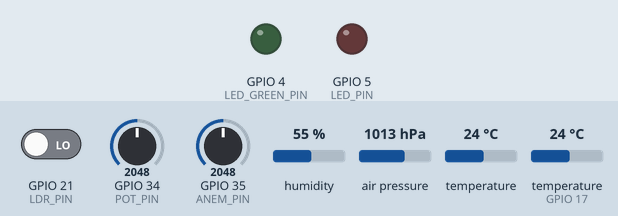
The sketch below on a simulated ESP32. Parts: output pins drawn as LEDs (lit = HIGH). Inputs (shaded band) come from the test bench; at power-on: GPIO 34 (POT_PIN) = 2048, GPIO 21 (LDR_PIN) LOW, GPIO 35 (ANEM_PIN) = 2048, humidity 55 %, air pressure 1013 hPa, temperature 24 °C, temperature (sensor on GPIO 17) 24 °C. WiFi joins after 1.5 s; servers stay silent unless stated; what the sketch prints to the serial monitor is not drawn.

Above: at 2.7 s.
2.8 s: GPIO 34 (POT_PIN) set to 3163
At 6.2 s:
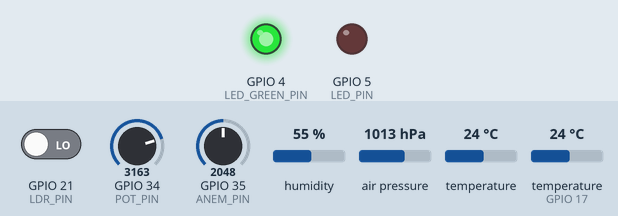
6.5 s: GPIO 34 (POT_PIN) set to 3233
At 11.4 s:
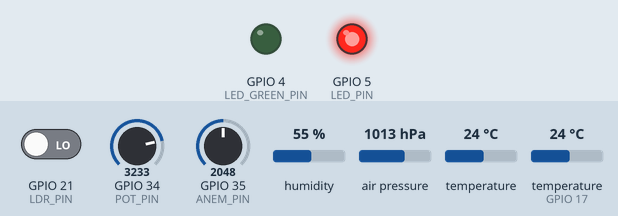
Timing chart, 0 to 12.9 s (numbered marks = the images above; inputs shaded):
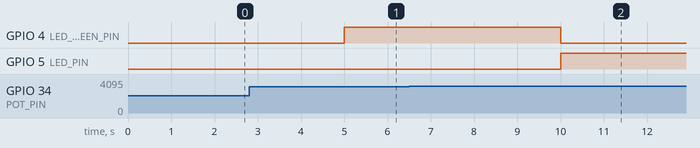

The sketch:

app.ino
```cpp
#include <Arduino.h>
#include <WiFiClient.h>
#include <ArduinoJson.h>
#include <Adafruit_BMP085.h>
#include <Wire.h>

Adafruit_BMP085 sensorPressaoAtm;

#include "AICSSBMP10.hpp"
#include "AICSSDHT.hpp"
#include "AICSSPotentiometerCAPACITIVO.hpp"
#include "AICSSPotentiometerANEMOMETRO.hpp"
#include "AICSSLDR.hpp"
#include "AICSSLEDS.hpp"
#include "AICSSWiFi.hpp"

// WiFi configs
AICSSWiFi::Config wifiConfig = {
    wifiConfig.ssid = "Wokwi-GUEST",
    wifiConfig.password = "",
    wifiConfig.channel = 6};

// Servidor (endpoint) python
const char* serverHost = "host.wokwi.internal";
const uint16_t serverPort = 5000;

// BMP (configurações)
#define SDAPIN 18
#define SCLPIN 19
AICSSBMP10::BMP sensorBMP;

// DHT (configurações)
#define DHTPIN 17
#define DHTMODEL DHT22
AICSSDHT::Sensor sensorDHT;

// Potenciômetro (configurações)
#define POT_PIN 34
AICSSPotentiometerCAPACITIVO::Potentiometer sensorPot;

// ANEMÔMETRO (configurações)
#define ANEM_PIN 35
AICSSPotentiometerANEMOMETRO::Potentiometer sensorAnem;

// LDR
#define LDR_PIN 21
AICSSLDR::Sensor sensorLDR;

// RED LED
#define LED_PIN 5
AICSSLED::LED ledRED;

// GREEN LED
#define LED_GREEN_PIN 4
AICSSLED::LED ledGREEN;

// Controle temporal
const int INTERVALO = 5000; // 5 segundos para enviar medições
uint64_t ultimoEnvio = 0;

void setup() {
    Serial.begin(115200);

    AICSSLED::inicializar(ledRED, LED_PIN);
    AICSSLED::inicializar(ledGREEN, LED_GREEN_PIN);
    AICSSDHT::inicializar(sensorDHT, DHTPIN, DHTMODEL);
    AICSSPotentiometerCAPACITIVO::inicializar(sensorPot, POT_PIN);
    AICSSPotentiometerANEMOMETRO::inicializar(sensorAnem, ANEM_PIN);
    AICSSBMP10::inicializar(sensorBMP, SDAPIN, SCLPIN);
    AICSSLDR::inicializar(sensorLDR, LDR_PIN);
    AICSSWiFi::conectar(wifiConfig);

    Serial.println("Serviço WebSocket ESP32 iniciado! Envio a cada 5 segundos");
}

void controlarLeds(const AICSSPotentiometerCAPACITIVO::AMBIENTE& solo) {

    if (solo.umidadeSolo >= 3200) {
        AICSSLED::ligar(ledRED);
        AICSSLED::desligar(ledGREEN);
    } else {
        AICSSLED::ligar(ledGREEN);
        AICSSLED::desligar(ledRED);
    }
}

void loop() {
    if (millis() - ultimoEnvio < INTERVALO) return;
    ultimoEnvio = millis();

    Serial.println("TENTANDO LOOP");

    WiFiClient client;

    auto solo = AICSSPotentiometerCAPACITIVO::coletar(sensorPot);
    controlarLeds(solo);

    auto m = AICSSDHT::coletar(sensorDHT);
    if (!m.valida) return;

    auto vento = AICSSPotentiometerANEMOMETRO::coletar(sensorAnem);
    if (!vento.valida) return;

    auto bmp = AICSSBMP10::coletar(sensorBMP);
    if (!bmp.valida) return;

    auto luz = AICSSLDR::coletar(sensorLDR);
    if (!luz.valida) return;

    Serial.printf(
        "T: %.2f U: %.2f IC: %.2f Solo: %d (%s) Vento: %d (%s) bmpt: %.2f Press: %.2f (%s) Luz: %d (%s)\n",
        m.temperatura,
        m.umidade,
        m.indiceCalor,
        solo.umidadeSolo,
        solo.situacao.c_str(),
        vento.velocidadeVento,
        vento.situacao.c_str(),
        bmp.temperatura,
        bmp.pressao,
        bmp.situacao.c_str(),
        luz.luminosidade,
        luz.situacao.c_str()
    );

    if (client.connect(serverHost, serverPort)) {
        JsonDocument doc;

        doc["temperatura"] = m.temperatura;
        doc["umidade"] = m.umidade;
        doc["indiceCalor"] = m.indiceCalor;
        doc["umidadeSolo"] = solo.umidadeSolo;
        doc["situacaoSolo"] = solo.situacao;
        doc["velocidadeVento"] = vento.velocidadeVento;
        doc["situacaoVento"] = vento.situacao;
        doc["temperaturaBMP"] = bmp.temperatura;
        doc["pressaoAtmosferica"] = bmp.pressao;
        doc["situacaoBMP"] = bmp.situacao;
        doc["luminosidade"] = luz.luminosidade;
        doc["situacaoLuz"] = luz.situacao;
        String payload;
        serializeJson(doc, payload);

        client.println(payload);
        Serial.println("Payload enviado");

        client.stop();
    }
}
```

AICSSBMP10.hpp
```cpp
#pragma once

#include <Arduino.h>
#include <Adafruit_BMP085.h>
#include <Wire.h>

namespace AICSSBMP10 {

    struct AMBIENTE {
        float temperatura;
        float pressao;
        float altitude;
        String situacao;
        bool valida;
    };

    struct BMP {
    };

    void inicializar(BMP& bmp, int sda, int scl) {
        Wire.begin(sda, scl);

        if (!sensorPressaoAtm.begin()) {
            Serial.println("Erro ao iniciar BMP");
        }
    }

    AMBIENTE coletar(BMP& bmp) {
    AMBIENTE bm;

    bm.temperatura = sensorPressaoAtm.readTemperature();
    bm.pressao     = sensorPressaoAtm.readPressure();
    bm.altitude    = sensorPressaoAtm.readAltitude();

    if (isnan(bm.temperatura) ||
        isnan(bm.pressao) ||
        isnan(bm.altitude)) {

        bm.valida = false;
        return bm;
    }

    if (bm.temperatura < -40 || bm.temperatura > 85 ||
        bm.pressao < 30000 || bm.pressao > 110000 ||
        bm.altitude < -500 || bm.altitude > 10000) {

        bm.valida = false;
        return bm;
    }

    bm.valida = true;

    if (bm.pressao < 97000) {
        bm.situacao = "Muito baixa";
    }
    else if (bm.pressao < 100000) {
        bm .situacao = "Baixa";
    }
    else if (bm.pressao <= 102500) {
        bm.situacao = "Normal";
    }
    else if (bm.pressao <= 105000) {
        bm.situacao = "Alta";
    }
    else {
        bm.situacao = "Muito alta";
    }

    return bm;
    }
}
```

AICSSDHT.hpp
```cpp
#pragma once

#include <Arduino.h>
#include <DHT.h>

namespace AICSSDHT {

  struct AMBIENTE {
    float temperatura;
    float umidade;
    float indiceCalor;
    bool  valida;
  };

  struct Sensor {
    DHT dht = DHT(0, 0);
  };

  void inicializar(Sensor& s, int pino, int modelo) {
    s.dht = DHT(pino, modelo);
    s.dht.begin();
  }

  AMBIENTE coletar(Sensor& s) {
    AMBIENTE m;
    m.temperatura = s.dht.readTemperature();
    m.umidade     = s.dht.readHumidity();

    if (isnan(m.temperatura) || isnan(m.umidade)) {
      m.valida = false;
      return m;
    }

    m.valida      = true;
    m.indiceCalor = s.dht.computeHeatIndex(m.temperatura, m.umidade, false);
    return m;
  }

}
```

AICSSLDR.hpp
```cpp
#pragma once

#include <Arduino.h>

namespace AICSSLDR {

  struct AMBIENTE {
    int luminosidade;
    String situacao;
    bool valida;
  };

  struct Sensor {
    int pino;
  };

  void inicializar(Sensor& sensor, int pino) {
    sensor.pino = pino;
    pinMode(sensor.pino, INPUT);
  }

  AMBIENTE coletar(Sensor& sensor) {
    AMBIENTE m;

    m.luminosidade = digitalRead(sensor.pino);

    if (m.luminosidade < 0 || m.luminosidade > 1) {
      m.valida = false;
      return m;
    }

    m.valida = true;

    if (m.luminosidade <= 0) {
      m.situacao = "escuro";
    } else {
      m.situacao = "iluminado";
    }

    return m;
  }
}
```

AICSSLEDS.hpp
```cpp
#pragma once

#include <Arduino.h>

namespace AICSSLED {

struct LED {
    int pino;
    unsigned long tempoAnterior = 0;
    bool estado = false;
};

  void inicializar(LED& led, int pino) {
    led.pino = pino;
    pinMode(led.pino, OUTPUT);
  }

  void ligar(LED& led) {
    digitalWrite(led.pino, HIGH);
  }

  void desligar(LED& led) {
    digitalWrite(led.pino, LOW);
  }

  void piscar(LED& led, int intervalo = 1000) {
    unsigned long tempoAtual = millis();

    if ((tempoAtual - led.tempoAnterior) >= intervalo) {
      led.tempoAnterior = tempoAtual;
      led.estado = !led.estado;
      digitalWrite(led.pino, led.estado);
    }
}

}
```

AICSSWiFi.hpp
```cpp
#pragma once

#include <Arduino.h>
#include <WiFi.h>


namespace AICSSWiFi {

    struct Config {
        const char* ssid;
        const char* password;
        uint8_t channel;
    };

    void conectar(Config& c) {
        WiFi.begin(c.ssid, c.password, c.channel);
        Serial.print("Conectando wo WiFi");
        while (WiFi.status() != WL_CONNECTED) {
            delay(100);
            Serial.print(".");
        }
        Serial.println("WiFi conectado!");
        Serial.print("IP: ");
        Serial.println(WiFi.localIP());
    }

}
```

AICSSpotentiometerANEMOMETRO.hpp
```cpp
#pragma once

#include <Arduino.h>

namespace AICSSPotentiometerANEMOMETRO {

  struct AMBIENTE {
    int velocidadeVento;
    String situacao;
    bool valida;
  };

  struct Potentiometer {
    int pino;
  };

  void inicializar(Potentiometer& pot, int pino) {
    pot.pino = pino;
    pinMode(pot.pino, INPUT);
  }

  AMBIENTE coletar(Potentiometer& pot) {
    AMBIENTE m;

    m.velocidadeVento = analogRead(pot.pino);

    if (m.velocidadeVento < 0 || m.velocidadeVento > 4095) {
        m.valida = false;
        return m;
    }

    m.valida = true;

    if (m.velocidadeVento <= 1200) {
        m.situacao = "Muito lento";
    }
    else if (m.velocidadeVento <= 1800) {
        m.situacao = "Lento";
    }
    else if (m.velocidadeVento <= 2500) {
        m.situacao = "Normal";
    }
    else if (m.velocidadeVento <= 3200) {
        m.situacao = "Rapido";
    }
    else {
        m.situacao = "Muito rapido";
    }

    return m;
}

}
```

AICSSpotentiometerCAPACITIVO.hpp
```cpp
#pragma once

#include <Arduino.h>

namespace AICSSPotentiometerCAPACITIVO {

  struct AMBIENTE {
    int umidadeSolo;
    String situacao;
    bool valida;
  };

  struct Potentiometer {
    int pino;
  };

  void inicializar(Potentiometer& pot, int pino) {
    pot.pino = pino;
    pinMode(pot.pino, INPUT);
  }

  AMBIENTE coletar(Potentiometer& pot) {
    AMBIENTE m;

    m.umidadeSolo = analogRead(pot.pino);

    if (m.umidadeSolo < 0 || m.umidadeSolo > 4095) {
        m.valida = false;
        return m;
    }

    m.valida = true;

    if (m.umidadeSolo <= 1200) {
        m.situacao = "Muito molhado";
    }
    else if (m.umidadeSolo <= 1800) {
        m.situacao = "Umido";
    }
    else if (m.umidadeSolo <= 2500) {
        m.situacao = "Normal";
    }
    else if (m.umidadeSolo <= 3200) {
        m.situacao = "Seco";
    }
    else {
        m.situacao = "Muito seco";
    }

    return m;
}

}
```

Measured:
- the behaviour switches between 3199 and 3200 on GPIO 34 (POT_PIN) (found by bisection; images 1 and 2)
- after the input at 6.5 s, GPIO 4 (LED_GREEN_PIN): HIGH → LOW after 3.5 s; GPIO 5 (LED_PIN): LOW → HIGH after 3.5 s
